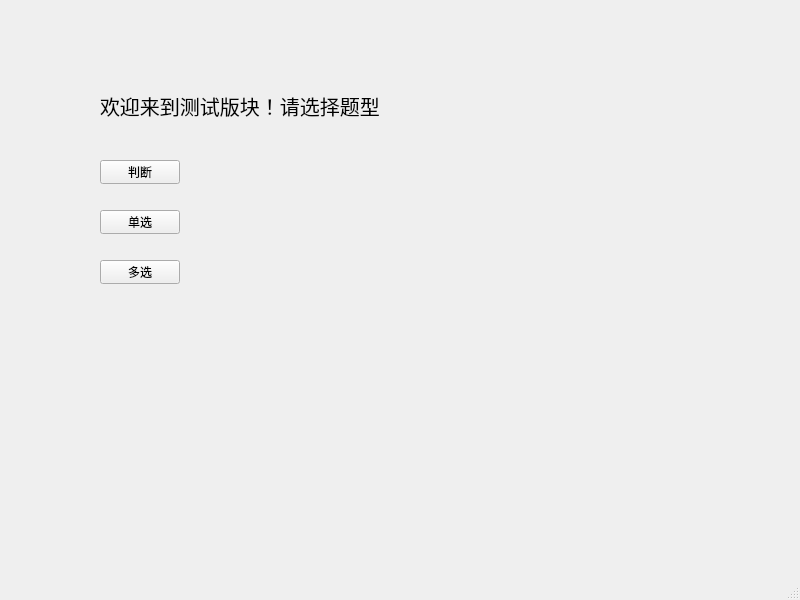
<?xml version="1.0" encoding="UTF-8"?>
<ui version="4.0">
 <class>TestMenu</class>
 <widget class="QMainWindow" name="TestMenu">
  <property name="geometry">
   <rect>
    <x>0</x>
    <y>0</y>
    <width>800</width>
    <height>600</height>
   </rect>
  </property>
  <property name="windowTitle">
   <string>MainWindow</string>
  </property>
  <widget class="QWidget" name="centralwidget">
   <widget class="QLabel" name="label">
    <property name="geometry">
     <rect>
      <x>100</x>
      <y>60</y>
      <width>281</width>
      <height>91</height>
     </rect>
    </property>
    <property name="font">
     <font>
      <pointsize>15</pointsize>
     </font>
    </property>
    <property name="text">
     <string>欢迎来到测试版块！请选择题型</string>
    </property>
   </widget>
   <widget class="QPushButton" name="pushButton">
    <property name="geometry">
     <rect>
      <x>100</x>
      <y>160</y>
      <width>80</width>
      <height>24</height>
     </rect>
    </property>
    <property name="text">
     <string>判断</string>
    </property>
   </widget>
   <widget class="QPushButton" name="pushButton_2">
    <property name="geometry">
     <rect>
      <x>100</x>
      <y>210</y>
      <width>80</width>
      <height>24</height>
     </rect>
    </property>
    <property name="text">
     <string>单选</string>
    </property>
   </widget>
   <widget class="QPushButton" name="pushButton_3">
    <property name="geometry">
     <rect>
      <x>100</x>
      <y>260</y>
      <width>80</width>
      <height>24</height>
     </rect>
    </property>
    <property name="text">
     <string>多选</string>
    </property>
   </widget>
  </widget>
  <widget class="QMenuBar" name="menubar">
   <property name="geometry">
    <rect>
     <x>0</x>
     <y>0</y>
     <width>800</width>
     <height>21</height>
    </rect>
   </property>
  </widget>
  <widget class="QStatusBar" name="statusbar"/>
 </widget>
 <resources/>
 <connections/>
</ui>
